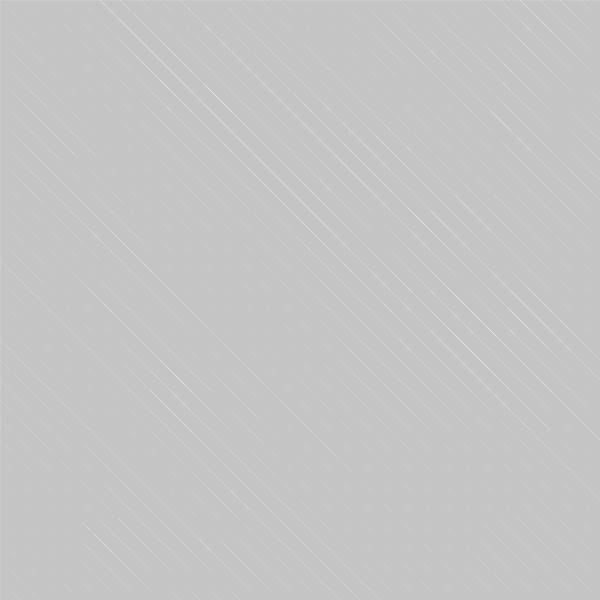
Frame 1 (no input)
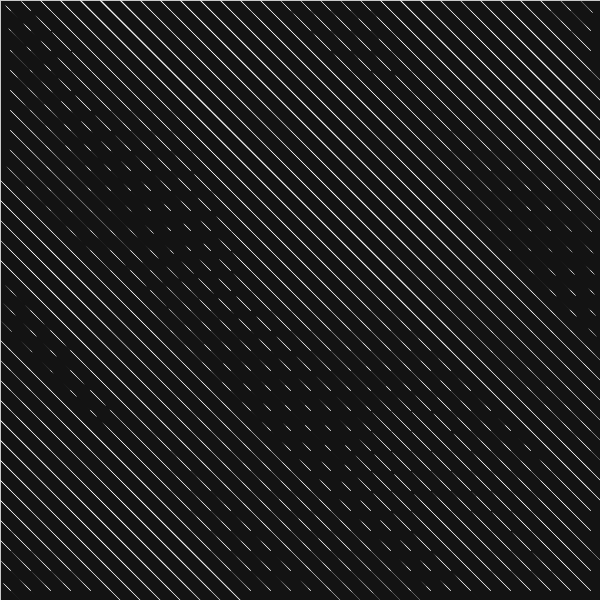
Frame 60 (the mouse pressed at the canvas centre just before this capture)
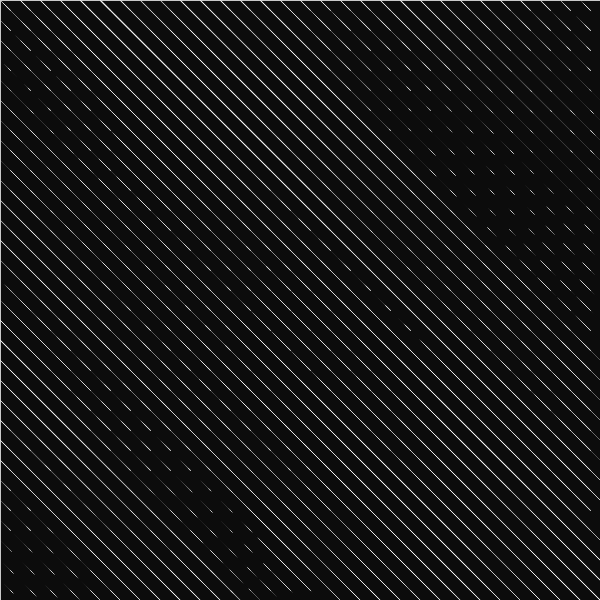
Frame 120 (the mouse held since frame 60 and released just before this capture)

The Processing sketch that drew these frames (run headless with seeded random() and noise(); from frame 60 on, the mouse is pressed at the canvas centre):

// Processing sketch: processing_153578
// ── processing_153578.pde

// Vector Field Demo
// by Jonathan Bobrow

VectorField vField;

void setup(){
  size(600,600);
  smooth();
  vField = new VectorField(30,30);
  vField.drawVectorField();
}

void draw(){
//  background(0);
  fill(0,10);
  rect(0,0,width,height);                      // fade the background
  
  vField.updateField();
  vField.drawVectorField();
}

class VectorField{
 
  PVector[][] field; 
  PVector gridSize;
  float pStep;
  float pStepSize;
  
  VectorField(int x, int y){
    gridSize = new PVector(x,y);
    field = new PVector[x][y];
    pStep = 0.f;
    pStepSize = .01;
    
    createField();
  }
  
  void createField(){
    for(int i=0; i<gridSize.x; i++){
      for(int j=0; j<gridSize.y; j++){
        float theta = 2*PI*noise(i*.1, j*.1);
//        println("angle in radians: "+theta);
        float amp = tan(theta);
        field[i][j] = new PVector(amp*0.01,amp*0.01);
      }
    }
  }
  
  void updateField(){
    
    pStep+=pStepSize;
    
    for(int i=0; i<gridSize.x; i++){
      for(int j=0; j<gridSize.y; j++){
        float theta = 2*PI*noise(i*.1 + pStep, j*.1 + pStep);
        float amp = 10*tan(theta);
        field[i][j] = new PVector(amp*1,amp*1);
      }
    }
  }
  
  void setStepSize(float s){
    pStepSize = s;
  }
  
  PVector velocityAtLocation(float x, float y){
    PVector velocity = new PVector();
    int locX = int(x*gridSize.x/width);
    int locY = int(y*gridSize.y/height);
    velocity = field[locX][locY];
    return velocity;
  }
  
  void drawVectorField(){
    for(int i=0; i<gridSize.x; i++){
      for(int j=0; j<gridSize.y; j++){
        pushMatrix();
          translate((i+.5)*width/gridSize.x, (j+.5)*height/gridSize.y);
          stroke(255);
          strokeWeight(.1);
          line(0, 0, field[i][j].x, field[i][j].y);
        popMatrix();
      }
    }
  }
}
